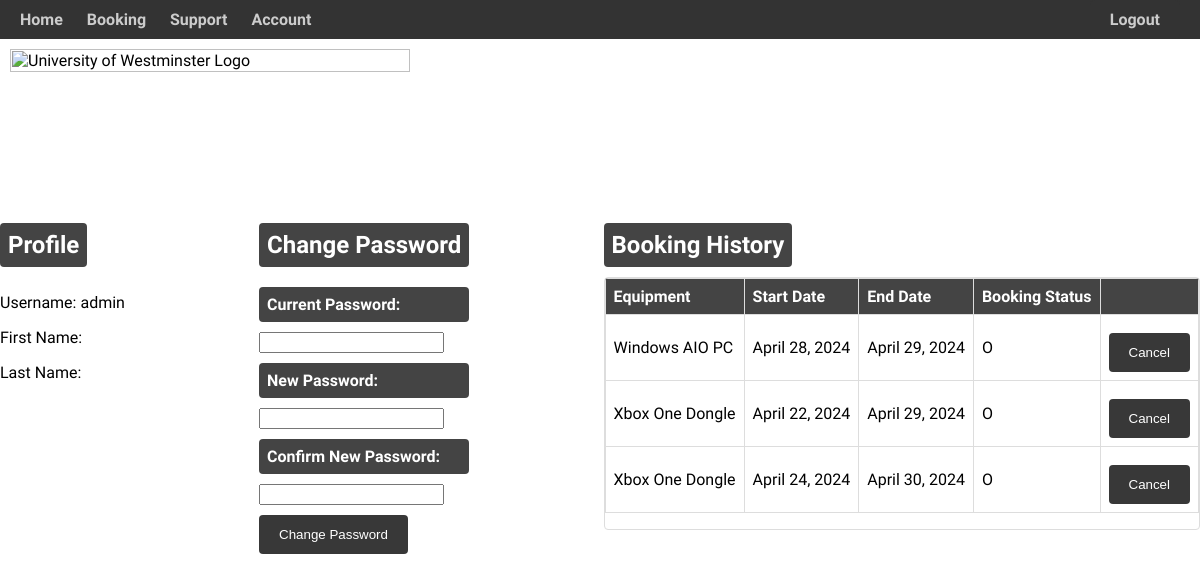
Page /account/ (signed in) on the earlier database version.
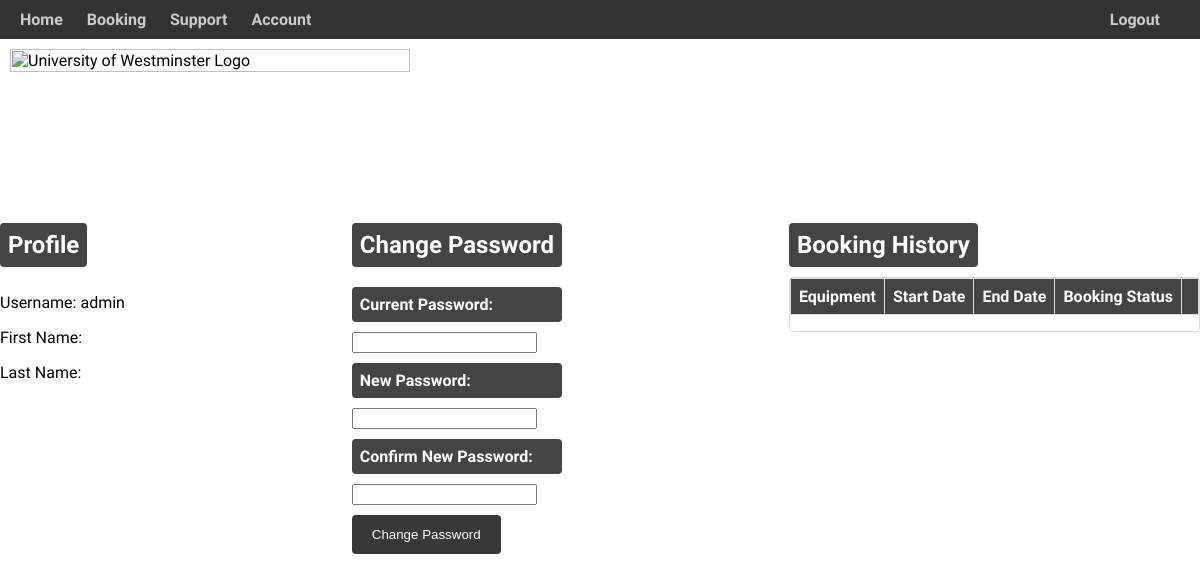
Same page on the later database version.
### helloworld/models.py (models this page shows, shortened)
class Booking(models.Model):
    STATUS = [
        ("O", "Open"),
        ("C", "Closed"),
        ("L", "Late"),
    ]
    startDate = models.DateField()
    endDate = models.DateField()
    bookingStatus = models.CharField(max_length = 10, choices = STATUS)
    bookingID = models.AutoField(primary_key = True, null = False)
    account = models.ForeignKey(User, on_delete = models.SET_NULL, null = True)
    equipment = models.ForeignKey(Equipment, on_delete = models.SET_NULL, null = True)

class Equipment(models.Model):
    LOCATIONS = [
        ("XRLBC", "XRL Lab Blue Cabinet"),
        ("XRLBCL", "XRL Lab Blue Cabinet Large"),
        ("XRL", "XRL Lab"),
        ("OTHER", "Other"),
        ('XRLMWC', "XRLab Medium Wooden Cabinet")
    ]
    STATUS = [
        ("A", "Available"),
        ("ON", "On Loan"),
        ("D", "Decommissioned"),
        ("R", "Repairing"),
    ]
    equipmentName = models.CharField(max_length = 30,verbose_name = 'Name')
    equipmentType = models.CharField(max_length = 30,verbose_name = 'Type')
    equipmentQuantity = models.IntegerField( default= 1,verbose_name = 'Quantity')
    equipmentLocation = models.CharField(max_length = 30, choices = LOCATIONS , default = "OTHER",verbose_name = 'Location')
    equipmentAudit =  models.DateField()
    equipmentStatus = models.CharField(max_length = 20, choices = STATUS, default = "A",verbose_name = 'Status')
    equipmentComment = models.CharField(max_length = 200, default = "")
    equipmentID = models.CharField(max_length = 30, primary_key = True,verbose_name = 'Equip_ID')

### helloworld/views.py (the view)
# urls.py: path('account/',views.account , name='account'),
def account(request):
    if UserLoggedIn(request):
        usersBookings = getUserBookings(request)
        context = {
        'username':GetUserName(request),
        'email':request.user.email,
        'first_name':request.user.first_name,
        'last_name':request.user.last_name,
        'bookings':usersBookings
        }
        return render(request,"account.html",context)
    else:
        return loginPage(request)

### helloworld/views.py (called while the page is built)
def UserLoggedIn(request): #uop
    if request.user.is_authenticated:
        return True
    else:
        return False

def getUserBookings(request):
    return Booking.objects.filter(account = request.user)

def GetUserName(request):
    return request.user.username

### templates/account.html (shortened to what this page needs)
{% load static %}
<html>
<head>
    <link rel="stylesheet" href="{% static 'css/account.css' %}">
</head>
<body>
    {% include 'navbar.html' %}
    <div class="header">
        <h1>Account</h1>
    </div>
    <div class="container">
        <div class="grey-container">
            <div class="profile-section">
                <h2>Profile</h2>
                <p>Username: {{ user.username }}</p>
                <p>First Name: {{ user.first_name }}</p>
                <p>Last Name: {{ user.last_name}}</p>
            </div>
        </div>
        <div class="grey-container">
            <div class="change-password-section">
                <h2>Change Password</h2>
                <form>
                    <div class="form-group">
                        <label for="currentPassword">Current Password:</label>
                        <input id="currentPassword" name="current_password" type="password" required>
                    </div>
                    <div class="form-group">
                        <label for="newPassword">New Password:</label>
                        <input id="newPassword" name="new_password1" type="password" required>
                    </div>
                    <div class="form-group">
                        <label for="confirmNewPassword">Confirm New Password:</label>
                        <input id="confirmNewPassword" name="new_password2" type="password" required>
                    </div>
                    <input class="submit" type="submit" value="Change Password">
                </form>
            </div>
        </div>
        <div class="grey-container">
            <div class="booking-history-section">
                <h2>Booking History</h2>
                <div class="scrollable-table-container">
                    {% include 'userbookingtableaccount.html' %}
                </div>
            </div>
        </div>
    </div>
</body>
</html>

### templates/navbar.html (shortened to what this page needs)
{% load static %}
<head>
    <link rel="stylesheet" type="text/css" href="{% static 'css/nav.css' %}">
</head>
<body>
    <nav class="navbar">
        <div class="nav-left">
            <ul class="nav-header">
                <li class="nav-Button"><a href="{% url 'home' %}">Home</a></li>
                <li class="nav-Button"><a href="{% url 'booking' %}">Booking</a></li>
                <li class="nav-Button"><a href="{% url 'support' %}">Support</a></li>
                <li class="nav-Button"><a href="{% url 'account' %}">Account</a></li>
            </ul>
        </div>
        <div class="nav-right">
            {% if user.is_authenticated %}
                <a href="{% url 'logout' %}" class="nav-button">Logout</a>
            {% else %}
                <a href="{% url 'login' %}" class="nav-button">Login</a>
            {% endif %}
        </div>
    </nav>
    <div class="logo-container2">
        <img src="https://upload.wikimedia.org/wikipedia/commons/7/79/University_of_Westminster_Logo.jpg" alt="University of Westminster Logo" class="logo-img2">
    </div>
</body>
</html>

### templates/userbookingtableaccount.html (shortened to what this page needs)
<form method="post" action="{% url 'cancelbooking' %}">
    <table>
        <tr>
            <th>Equipment</th>
            <th>Start Date</th>
            <th>End Date</th>
            <th>Booking Status</th>
            <th></th>
        </tr>
        {% for booking in bookings %}
        <tr>
            <td>{{ booking.equipment.equipmentName }}</td>
            <td>{{ booking.startDate }}</td>
            <td>{{ booking.endDate }}</td>
            <td>{{ booking.bookingStatus }}</td>
            <td><button class="submit" type="submit" name="bookingID" value={{booking.bookingID}}>Cancel</button></td>
        </tr>
        {% endfor %}
    </table>
</form>

### static/css/account.css (style rules this page uses)
body { font-family: Arial, sans-serif; background-color: #ffffff; padding: 20px; }
.container { display: flex; justify-content: space-between; max-width: 1200px; margin: 0 auto; }
.scrollable-table-container { max-height: 400px; overflow-y: auto; border: 1px solid #ddd; border-radius: 4px; margin-bottom: 10px; }
.scrollable-table-container table { width: 100%; border-collapse: collapse; }
.scrollable-table-container th, .scrollable-table-container td { border: 1px solid #ddd; padding: 8px; text-align: left; }
.scrollable-table-container th { background-color: #444444; color: #fff; }
.form-group input[type="date"], .form-group input[type="text"], .form-group input[type="submit"], .form-group label { background-color: #444444; color: #fff; padding: 8px; border-radius: 4px; display: inline-block; margin-bottom: 10px; margin-top: 10px; }
.form-group label { font-weight: bold; display: block; }
.submit { background-color: #383838; color: #fff; border: none; padding: 12px 20px; border-radius: 4px; cursor: pointer; margin-top: 10px; }
.profile-section h2, .change-password-section h2, .booking-history-section h2 { background-color: #444444; color: #fff; padding: 8px; border-radius: 4px; display: inline-block; margin-bottom: 10px; }
.header { text-align: center; color: #fff; padding: 20px 0; }

### static/css/nav.css (style rules this page uses)
body { font-family: 'InterVogue Medium', sans-serif; margin: 0; padding: 0; }
.navbar { background-color: #333; display: flex; justify-content: space-between; align-items: center; padding: 10px 20px; }
.nav-left { flex: 1; }
.nav-header { list-style-type: none; margin: 0; padding: 0; }
.nav-header li { display: inline; margin-right: 20px; }
.nav-header li a { text-decoration: none; color: #ccc; font-size: 16px; }
.nav-right .nav-button { text-decoration: none; padding: 10px 20px; background-color: #333; color: #ccc; border-radius: 5px; }
.login-option, a { flex: 1; font-weight: bold; cursor: pointer; }
.logo-container2 { display: flex; justify-content: left; align-items: left; padding: 10px; }
.logo-img2 { width: 80%; max-width: 500px; height: auto; }

Differences in the rows shown:
removed Booking: equipment.equipmentName "Windows AIO PC", startDate "April 28, 2024", endDate "April 29, 2024", bookingStatus "O", {{ booking.bookingID }} 1 (drawn)
removed Booking: equipment.equipmentName "Xbox One Dongle", startDate "April 22, 2024", endDate "April 29, 2024", bookingStatus "O", {{ booking.bookingID }} 5 (drawn)
removed Booking: equipment.equipmentName "Xbox One Dongle", startDate "April 24, 2024", endDate "April 30, 2024", bookingStatus "O", {{ booking.bookingID }} 11 (drawn)
